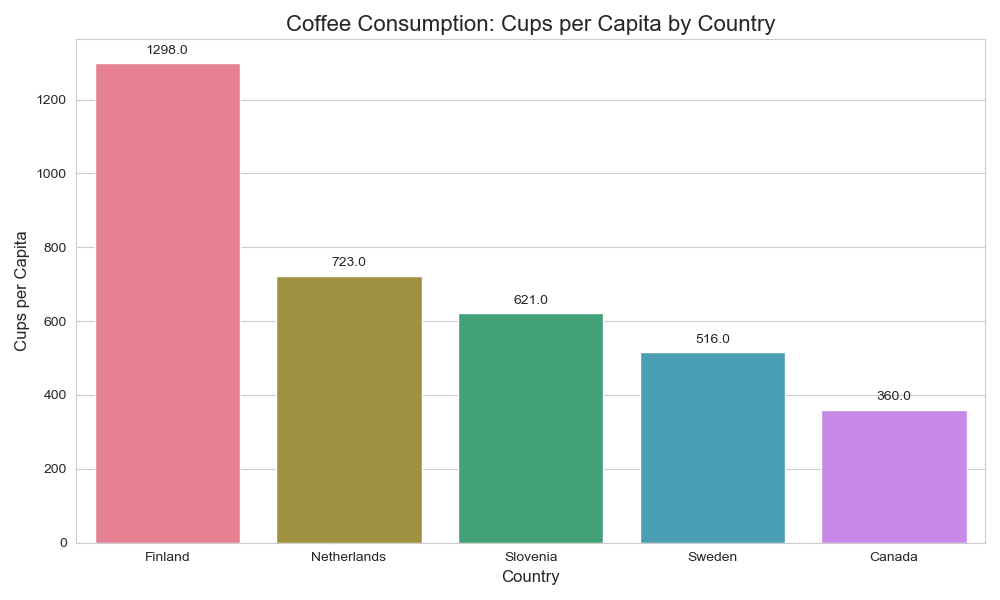

This figure's Python source:

import seaborn as sns
import matplotlib.pyplot as plt
import pandas as pd

# Data provided in table format
data = [{'Country': 'Finland', 'Cups per Capita': 1298},
        {'Country': 'Netherlands', 'Cups per Capita': 723},
        {'Country': 'Slovenia', 'Cups per Capita': 621},
        {'Country': 'Sweden', 'Cups per Capita': 516},
        {'Country': 'Canada', 'Cups per Capita': 360}]

# Create a DataFrame from the data
df = pd.DataFrame(data)

# Initialize a seaborn style
sns.set_style("whitegrid")

# Create a color palette for the bar chart
palette = sns.color_palette("husl", len(df))

# Create the bar chart
plt.figure(figsize=(10, 6))
barplot = sns.barplot(x='Country', y='Cups per Capita', data=df, palette=palette)

# Annotate each bar with the value of cups per capita
for p in barplot.patches:
    barplot.annotate(format(p.get_height(), '.1f'), 
                     (p.get_x() + p.get_width() / 2., p.get_height()), 
                     ha = 'center', va = 'center', 
                     xytext = (0, 9), 
                     textcoords = 'offset points')

# Set the title and labels for the axes
plt.title('Coffee Consumption: Cups per Capita by Country', fontsize=16)
plt.xlabel('Country', fontsize=12)
plt.ylabel('Cups per Capita', fontsize=12)

# Increase the bottom margin to fit the x-axis labels
plt.tight_layout()

# Show the plot
plt.show()
